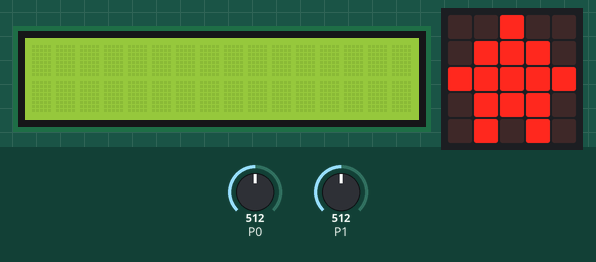
Simulated run of this program. Board: BBC micro:bit (MakeCode). On the bench: 16×2 character LCD, the board's 5×5 LED display. The test bench sets the inputs (shaded band); at power-on: P0 = 512, P1 = 512 (analog values on the 0–1023 scale).

Above: at 0.6 s.
At 1.5 s:
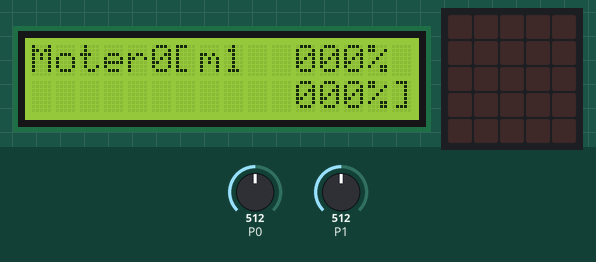

Measured:
- what the display in image 0 shows lasts 0.6 s, from 0.5 s to 1.1 s

The program:

main.ts
```typescript
function MOTER_LED () {

}
function LSD () {
    모터of = 0
    I2C_LCD1602.clear()
    I2C_LCD1602.ShowString("soil Hum1", 0, 0)
    I2C_LCD1602.ShowString("000%", 11, 0)
    I2C_LCD1602.ShowString("Moter" + 모터of + "[", 0, 0)
    I2C_LCD1602.ShowString("000%]", 11, 1)
}
function MotorPower () {

}
function SoilHumi () {
    if (토습 >= 100) {
        I2C_LCD1602.ShowString(convertToText(토습), 11, 0)
    } else if (토습 >= 10) {
        I2C_LCD1602.ShowString("0" + convertToText(토습), 11, 0)
    } else {
        I2C_LCD1602.ShowString(convertToText("00" + convertToText(토습)), 11, 0)
    }
}
let 토습 = 0
let 모터of = 0
I2C_LCD1602.LcdInit(0)
I2C_LCD1602.BacklightOff()
basic.pause(500)
I2C_LCD1602.BacklightOn()
basic.showIcon(IconNames.House)
I2C_LCD1602.ShowString("Grow F1owerpot", 1, 0)
I2C_LCD1602.ShowString("kit", 5, 1)
basic.pause(100)
basic.clearScreen()
LSD()
basic.forever(function () {
    토습 = Math.round(Math.map(pins.analogReadPin(AnalogPin.P0), 1023, 195, 0, 100))
    토습 = Math.round(Math.map(pins.analogReadPin(AnalogReadWritePin.P1), 0, 1023, 0, 100))
    MOTER_LED()
    MotorPower()
    LSD()
})
```

test.ts
```typescript
// 테스트는 여기로 이동합니다; 이 패키지가 확장으로 사용될 때 컴파일되지 않을 것 입니다.
```
